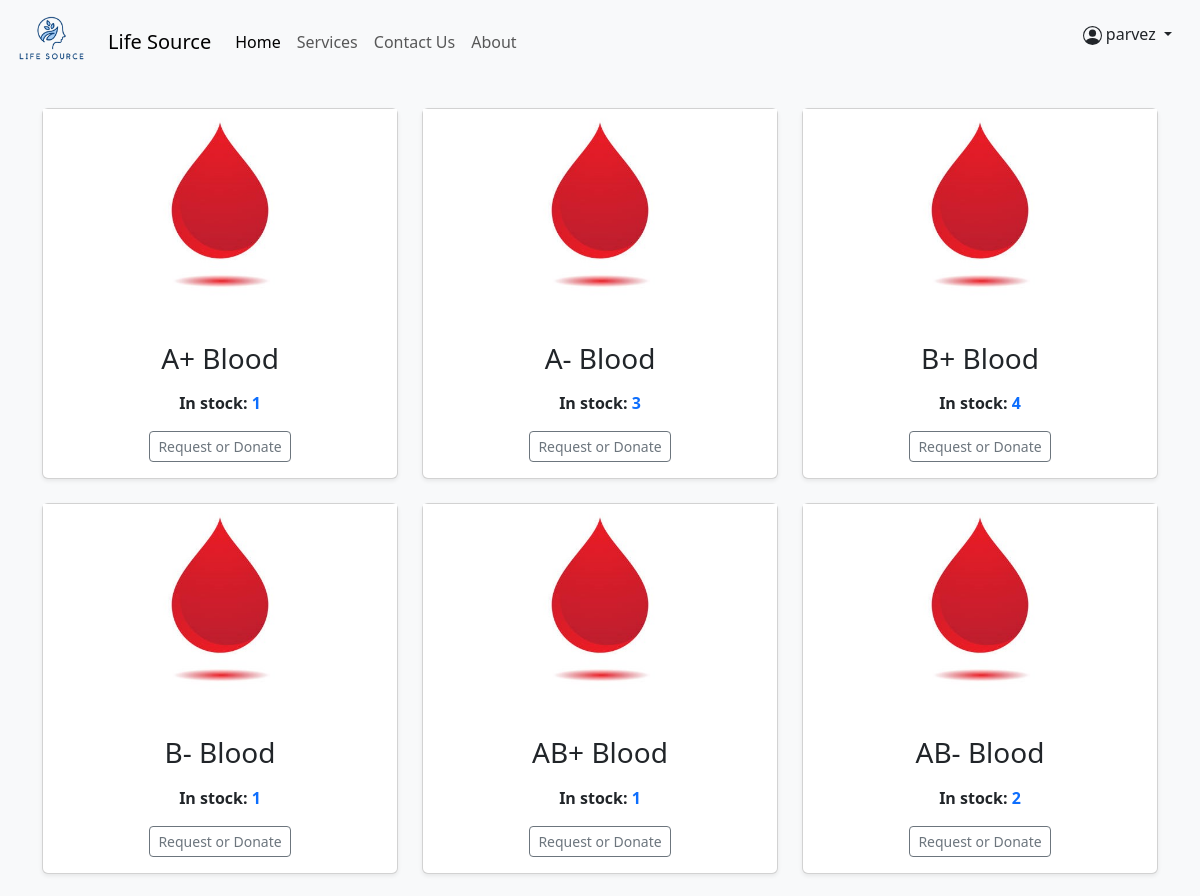
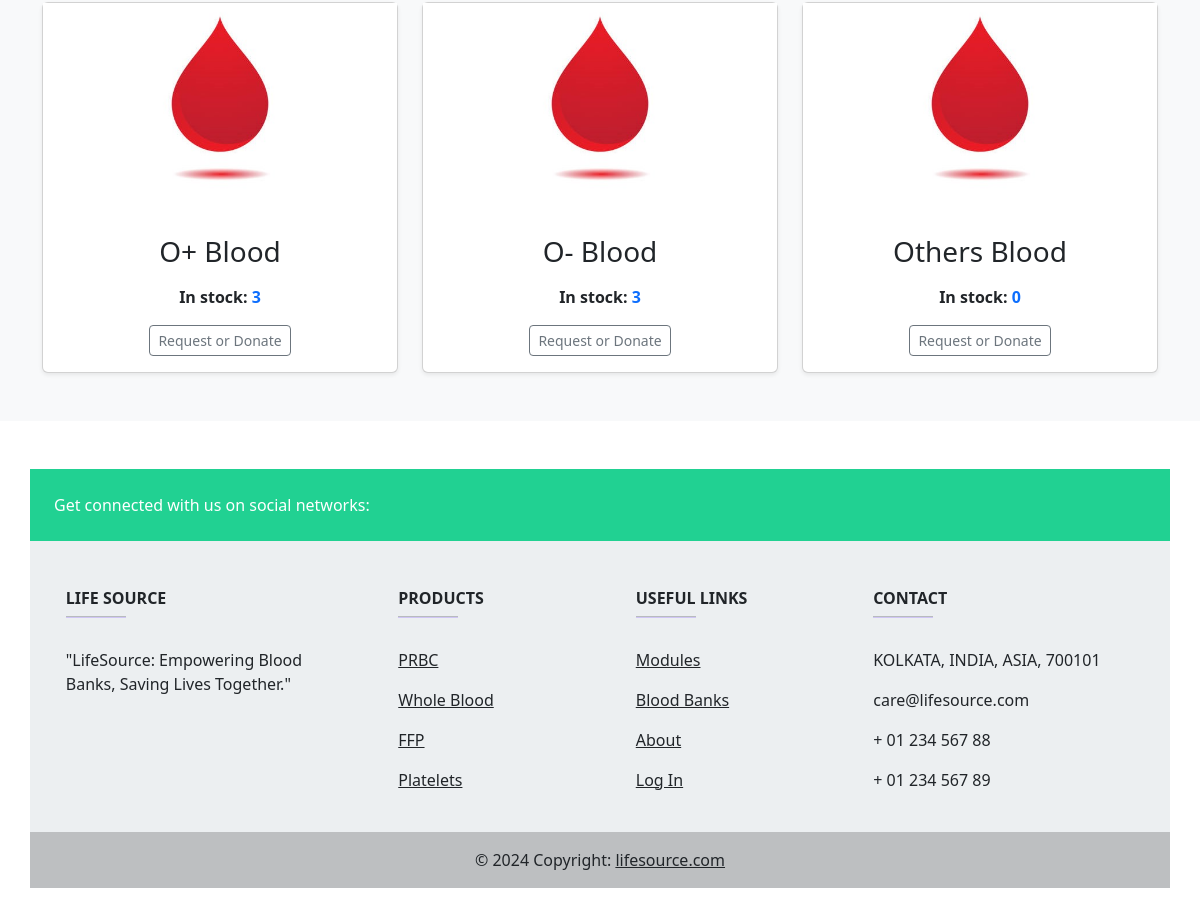
/main (signed in), run on the app's committed database (2 pictures, top to bottom).
### home/models.py (models this page shows, shortened)
class Product(models.Model):
    blood_id=models.AutoField
    blood_name = models.CharField(max_length=50)
    blood_stock = models.PositiveIntegerField()
    blood_image = models.ImageField(upload_to='media/', null=True, blank=True)

### home/views.py (the view)
# urls.py: path('main', views.main, name='main'),
@login_required(login_url='handleLogin')
def main(request):
    products=Product.objects.all()
    params={'product':products}
    return render(request, 'main.html',params)

### templates/main.html (shortened to what this page needs)
{% extends "base.html" %}
{% load static %}
{% block body %}
<div class="album py-4 bg-light">
    <div class="container">
      <div class="row">
        {% for i in product %}
        <div class="col-md-4">
          <div class="card mb-4 shadow-sm">
              <img src="{{ i.blood_image.url }}" alt="{{ product.blood_name }}">
            <div class="card-body text-center">
              <p class="card-text"><h3>{{i.blood_name}} Blood</h3></p>
              <p><b>In stock: <span class="text-primary">{{ i.blood_stock }}</b></span></p>
              <div class="d-flex justify-content-between align-items-center">
                <div class="btn-group m-auto">
                  <a href="{% url 'view_detail' i.id %}">
                    <button type="button" class="btn btn-sm btn-outline-secondary">Request or Donate</button>
                  </a>
                </div>
              </div>
            </div>
          </div>
        </div>
        {% endfor %}
      </div>
    </div>
  </div>
{% endblock body %}

### templates/base.html (shortened to what this page needs)
{% load static %}
<!DOCTYPE html>
<html lang="en" scroll-smooth>
<head>
    <link href="https://cdn.jsdelivr.net/npm/bootstrap@5.3.3/dist/css/bootstrap.min.css" rel="stylesheet">
</head>
<body class="overflow-x-hidden">
    {% block navbar %}
    <nav class="navbar navbar-expand-lg bg-body-tertiary">
        <div class="container-fluid">
          <a class="navbar-brand" href="#"><img src="{% static 'image/lifesourceLOGO.png' %}" alt="logo" width="80px"></a>
          <a class="navbar-brand" href="#">Life Source</a>
          <div class="collapse navbar-collapse" id="navbarNavDropdown">
            <ul class="navbar-nav">
              <li class="nav-item">
                <a class="nav-link active" aria-current="page" href="/main">Home</a>
              </li>
              <li class="nav-item">
                <a class="nav-link" href="/services">Services</a>
              </li>
                <a class="nav-link" href="/contact">Contact Us</a>
              <a class="nav-link" href="/about">About</a>
            </ul>
          </div>
          {% if user.is_authenticated %}
          <ul class="nav-item dropdown mx-3">
            <a class="nav-link dropdown-toggle" href="#" role="button" data-bs-toggle="dropdown" aria-expanded="false">
              {{request.user.username}}
            </a>
          </ul>
          {% endif %}
        </div>
      </nav>
      {% endblock navbar %}
      {% block body %}
      {% endblock body %}
      {% block footer %}
      <div class="container my-5 p-0">
        <footer
                class="text-center text-lg-start text-dark"
                style="background-color: #ECEFF1"
                >
          <section
                   class="d-flex justify-content-between p-4 w-full text-white"
                   style="background-color: #21D192"
                   >
            <div class="me-5">
              <span>Get connected with us on social networks:</span>
            </div>
            <div>
            </div>
          </section>
          <section class="">
            <div class="container text-center text-md-start mt-5">
              <div class="row mt-3">
                <div class="col-md-3 col-lg-4 col-xl-3 mx-auto mb-4">
                  <h6 class="text-uppercase fw-bold">LIFE SOURCE</h6>
                  <hr
                      class="mb-4 mt-0 d-inline-block mx-auto"
                      style="width: 60px; background-color: #7c4dff; height: 2px"
                      />
                  <p>
                    "LifeSource: Empowering Blood Banks, Saving Lives Together."
                  </p>
                </div>
                <div class="col-md-2 col-lg-2 col-xl-2 mx-auto mb-4">
                  <h6 class="text-uppercase fw-bold">Products</h6>
                  <hr
                      class="mb-4 mt-0 d-inline-block mx-auto"
                      style="width: 60px; background-color: #7c4dff; height: 2px"
                      />
                  <p>
                    <a href="#!" class="text-dark">PRBC</a>
                  </p>
                  <p>
                    <a href="#!" class="text-dark">Whole Blood</a>
                  </p>
                  <p>
                    <a href="#!" class="text-dark">FFP</a>
                  </p>
                  <p>
                    <a href="#!" class="text-dark">Platelets</a>
                  </p>
                </div>
                <div class="col-md-3 col-lg-2 col-xl-2 mx-auto mb-4">
                  <h6 class="text-uppercase fw-bold">Useful links</h6>
                  <hr
                      class="mb-4 mt-0 d-inline-block mx-auto"
                      style="width: 60px; background-color: #7c4dff; height: 2px"
                      />
                  <p>
                    <a href="#modules" class="text-dark">Modules</a>
                  </p>
                  <p>
                    <a href="#blood-banks" class="text-dark">Blood Banks</a>
                  </p>
                  <p>
                    <a href="#about" class="text-dark">About</a>
                  </p>
                  <p>
                    <a href="#login" class="text-dark">Log In</a>
                  </p>
                </div>
                <div class="col-md-4 col-lg-3 col-xl-3 mx-auto mb-md-0 mb-4">
                  <h6 class="text-uppercase fw-bold">Contact</h6>
                  <hr
                      class="mb-4 mt-0 d-inline-block mx-auto"
                      style="width: 60px; background-color: #7c4dff; height: 2px"
                      />
                  <p> KOLKATA, INDIA, ASIA, 700101</p>
                  <p> care@lifesource.com</p>
                  <p> + 01 234 567 88</p>
                  <p> + 01 234 567 89</p>
                </div>
              </div>
            </div>
          </section>
          <div
               class="text-center p-3"
               style="background-color: rgba(0, 0, 0, 0.2)"
               >
            © 2024 Copyright:
            <a class="text-dark" href="#index"
               >lifesource.com</a
              >
          </div>
        </footer>
      </div>
</body>
</html>
      {% endblock footer %}
    </body>
</html>

### data on the page
Product: blood_image (picture), blood_name "A+", blood_stock "1"
Product: blood_image (picture), blood_name "A-", blood_stock "3"
Product: blood_image (picture), blood_name "B+", blood_stock "4"
Product: blood_image (picture), blood_name "B-", blood_stock "1"
Product: blood_image (picture), blood_name "AB+", blood_stock "1"
Product: blood_image (picture), blood_name "AB-", blood_stock "2"
Product: blood_image (picture), blood_name "O+", blood_stock "3"
Product: blood_image (picture), blood_name "O-", blood_stock "3"
Product: blood_image (picture), blood_name "Others", blood_stock "0"

### other printed values
{{ request.user.username }} "parvez"
